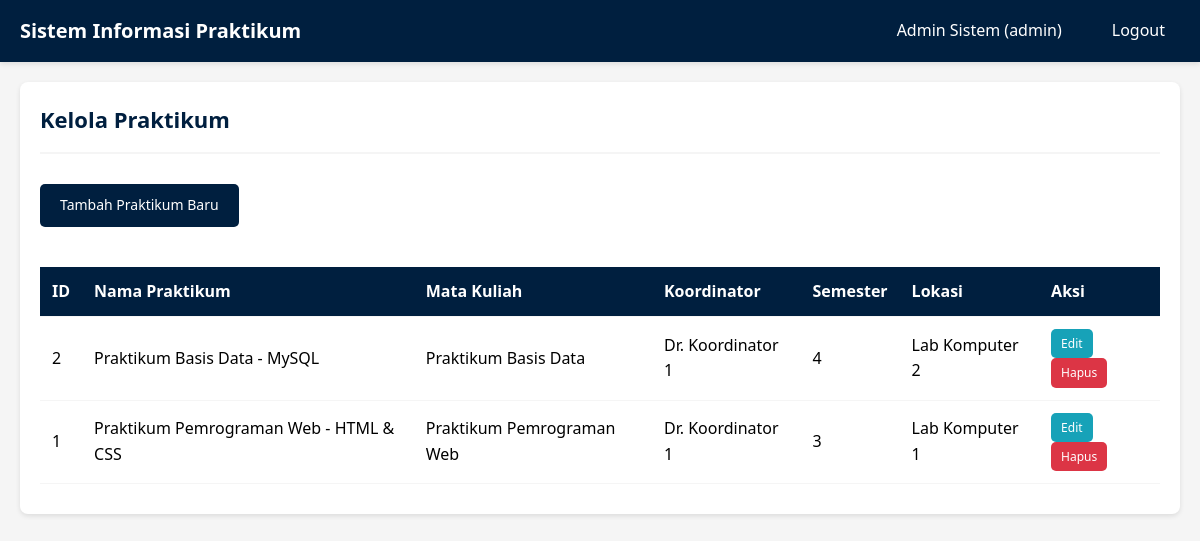
The page /admin/praktikum.php (signed in) on the database its author committed.
### tables this page shows
CREATE TABLE IF NOT EXISTS praktikum (
    id INT AUTO_INCREMENT PRIMARY KEY,
    mata_kuliah_id INT NOT NULL,
    koordinator_id INT NOT NULL,
    nama_praktikum VARCHAR(100) NOT NULL,
    semester INT NOT NULL,
    lokasi VARCHAR(100),
    deskripsi TEXT,
    FOREIGN KEY (mata_kuliah_id) REFERENCES mata_kuliah(id) ON DELETE CASCADE,
    FOREIGN KEY (koordinator_id) REFERENCES koordinator(id) ON DELETE CASCADE
);

CREATE TABLE IF NOT EXISTS mata_kuliah (
    id INT AUTO_INCREMENT PRIMARY KEY,
    kode_mk VARCHAR(20) UNIQUE NOT NULL,
    nama_mk VARCHAR(100) NOT NULL,
    semester INT NOT NULL,
    sks INT NOT NULL
);

CREATE TABLE IF NOT EXISTS koordinator (
    id INT AUTO_INCREMENT PRIMARY KEY,
    user_id INT,
    nama VARCHAR(100) NOT NULL,
    email VARCHAR(100),
    no_hp VARCHAR(20),
    FOREIGN KEY (user_id) REFERENCES users(id) ON DELETE SET NULL
);

### admin/praktikum.php (the view, shortened to what this page needs)
<?php
require_once '../config/database.php';
$praktikum = $conn->query("
    SELECT p.*, mk.nama_mk, k.nama as nama_koordinator
    FROM praktikum p
    LEFT JOIN mata_kuliah mk ON p.mata_kuliah_id = mk.id
    LEFT JOIN koordinator k ON p.koordinator_id = k.id
    ORDER BY p.id DESC
");
?>
<!DOCTYPE html>
<html lang="id">
<head>
    <link rel="stylesheet" href="../assets/css/style.css">
</head>
<body>
    <?php include '../includes/navbar.php'; ?>
    <div class="container">
        <div class="card">
            <div class="card-header">
                <h2>Kelola Praktikum</h2>
            </div>
            <div class="card-body">
                <a href="praktikum_add.php" class="btn btn-primary mb-20">Tambah Praktikum Baru</a>
                <div class="table-responsive">
                    <table class="table">
                        <thead>
                            <tr>
                                <th>ID</th>
                                <th>Nama Praktikum</th>
                                <th>Mata Kuliah</th>
                                <th>Koordinator</th>
                                <th>Semester</th>
                                <th>Lokasi</th>
                                <th>Aksi</th>
                            </tr>
                        </thead>
                        <tbody>
                            <?php while ($p = $praktikum->fetch_assoc()): ?>
                                <tr>
                                    <td><?php echo $p['id']; ?></td>
                                    <td><?php echo htmlspecialchars($p['nama_praktikum']); ?></td>
                                    <td><?php echo htmlspecialchars($p['nama_mk'] ?? '-'); ?></td>
                                    <td><?php echo htmlspecialchars($p['nama_koordinator'] ?? '-'); ?></td>
                                    <td><?php echo $p['semester']; ?></td>
                                    <td><?php echo htmlspecialchars($p['lokasi'] ?? '-'); ?></td>
                                    <td>
                                        <a href="praktikum_edit.php?id=<?php echo $p['id']; ?>" class="btn btn-info btn-sm">Edit</a>
                                        <a href="?delete=<?php echo $p['id']; ?>" class="btn btn-danger btn-sm" onclick="return confirm('Yakin ingin menghapus?')">Hapus</a>
                                    </td>
                                </tr>
                            <?php endwhile; ?>
                        </tbody>
                    </table>
                </div>
            </div>
        </div>
    </div>
</body>
</html>

### assets/css/style.css (style rules this page uses)
* { margin: 0; padding: 0; box-sizing: border-box; }
:root { --navy-blue: #001f3f; --navy-blue-light: #003d7a; --navy-blue-dark: #001529; --black: #000000; --white: #ffffff; --gray-light: #f5f5f5; --gray: #cccccc; --gray-dark: #666666; --success: #28a745; --danger: #dc3545; --warning: #ffc107; --info: #17a2b8; }
body { font-family: 'Segoe UI', Tahoma, Geneva, Verdana, sans-serif; background-color: var(--gray-light); color: var(--black); line-height: 1.6; }
.container { max-width: 1200px; margin: 0 auto; padding: 20px; }
.card { background: var(--white); border-radius: 8px; padding: 20px; margin-bottom: 20px; box-shadow: 0 2px 5px rgba(0, 0, 0, 0.1); }
.card-header { border-bottom: 2px solid var(--gray-light); padding-bottom: 15px; margin-bottom: 20px; }
.card-header h2 { color: var(--navy-blue); font-size: 22px; }
.card-body { padding: 10px 0; }
.btn { padding: 10px 20px; border: none; border-radius: 5px; cursor: pointer; font-size: 14px; text-decoration: none; display: inline-block; transition: all 0.3s; text-align: center; }
.btn-primary { background-color: var(--navy-blue); color: var(--white); }
.btn-danger { background-color: var(--danger); color: var(--white); }
.btn-info { background-color: var(--info); color: var(--white); }
.btn-sm { padding: 5px 10px; font-size: 12px; }
.table { width: 100%; border-collapse: collapse; margin-top: 20px; }
.table th, .table td { padding: 12px; text-align: left; border-bottom: 1px solid var(--gray-light); }
.table th { background-color: var(--navy-blue); color: var(--white); font-weight: 600; }
.table-responsive { overflow-x: auto; }
.mb-20 { margin-bottom: 20px; }

### rows shown on the page
praktikum: id "2", nama_praktikum "Praktikum Basis Data - MySQL", mata_kuliah.nama_mk "Praktikum Basis Data", koordinator.nama "Dr. Koordinator 1", semester "4", lokasi "Lab Komputer 2"
praktikum: id "1", nama_praktikum "Praktikum Pemrograman Web - HTML & CSS", mata_kuliah.nama_mk "Praktikum Pemrograman Web", koordinator.nama "Dr. Koordinator 1", semester "3", lokasi "Lab Komputer 1"

### other values the page prints
$currentUser['nama'] "Admin Sistem"
$currentUser['role'] "admin"
